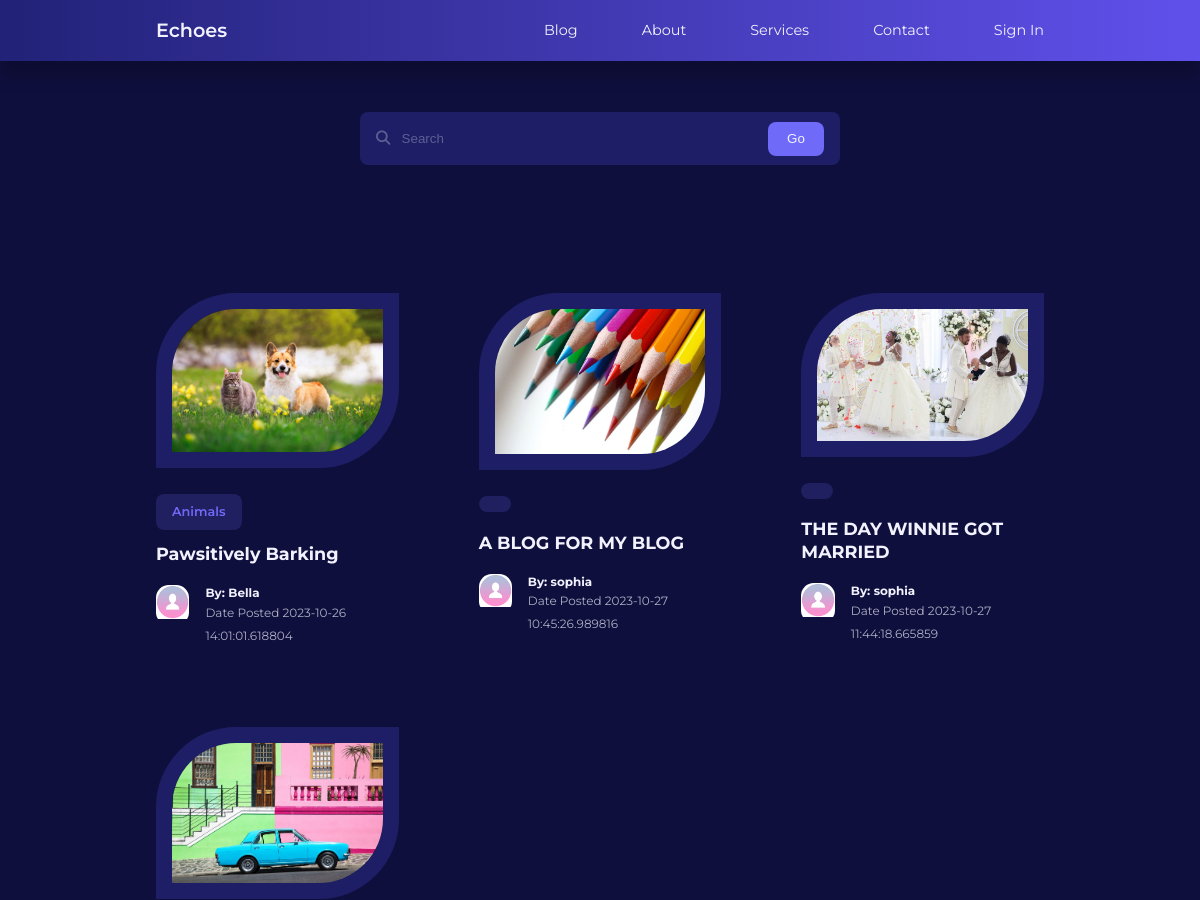
/blog (upper part), run on an earlier commit of the app's database.
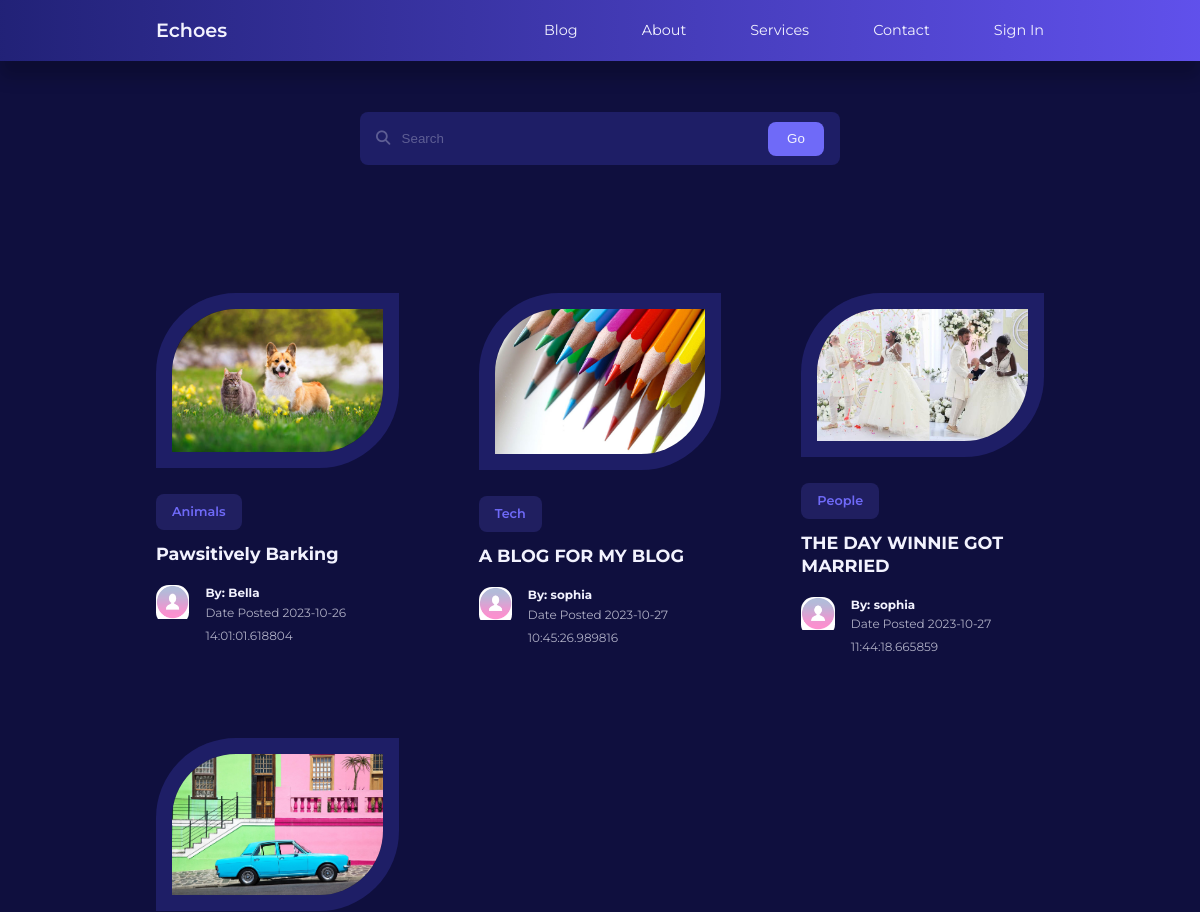
And on a later commit of the database.
### app/models.py (models this page shows, shortened)
class Post(db.Model):
    id = db.Column(db.Integer, primary_key=True)
    title = db.Column(db.String(120))
    content = db.Column(db.Text)
    image = db.Column(db.String(120), nullable=True)
    timestamp = db.Column(db.DateTime, index=True, default=datetime.utcnow)
    user_id = db.Column(db.Integer, db.ForeignKey('user.id', name='fk_user_id'))
    category_id = db.Column(db.Integer, db.ForeignKey('category.id', name='fk_category_id'))
    category = db.relationship('Category', backref=db.backref('posts', lazy=True))

class User(UserMixin, db.Model):
    id = db.Column(db.Integer, primary_key=True)
    username = db.Column(db.String(100), index=True, unique=True)
    email = db.Column(db.String(120), index=True, unique=True)
    password_hash = db.Column(db.String(128))
    role = db.Column(db.String(3))
    picture = db.Column(db.String(120), nullable=True)
    posts = db.relationship('Post', backref='author', lazy='dynamic')
    about_me = db.Column(db.String(140))
    last_seen = db.Column(db.DateTime, default=datetime.utcnow)
    followed = db.relationship(
        'User', secondary=followers,
        primaryjoin=(followers.c.follower_id == id),
        secondaryjoin=(followers.c.followed_id == id),
        backref=db.backref('followers', lazy='dynamic'), lazy='dynamic'
    )

class Category(db.Model):
    id = db.Column(db.Integer, primary_key=True)
    name = db.Column(db.String(20), unique=True, nullable=False)

### app/routes.py (the view)
@app.route('/blog')
def blog():
    title = 'Echoes'
    posts = Post.query.all()
    authors = [post.author for post in posts]
    return render_template('blog.html', title=title, posts=posts, authors=authors)

### app/routes.py (called while the page is built)
@app.before_request
def before_request():
    if current_user.is_authenticated:
        current_user.last_seen = datetime.utcnow()
        db.session.commit()

### app/templates/blog.html (shortened to what this page needs)
{% extends "base.html" %}
{% block content %}
 <section class="search__bar">
        <form class="container search__bar-container" action="">
            <div>
                <i class="fa-solid fa-magnifying-glass"></i>
                <input type="search" name="" id="" placeholder="Search">
            </div>
            <button type="submit" class="btn">Go</button>
        </form>
    </section>
 <section class="posts">
    <div class="container posts__container">
         {% for post in posts %}
        <article class="post">
            <div class="post__thumbnail">
                {% if post.image %}
                <img src="{{ url_for('static', filename='images/' + post.image) }}" alt="Post Image">
                {% else %}
                <img src="{{ url_for('static', filename='/images/blog18.jpg') }}" alt="Default Image">
                {% endif %}
            </div>
            <div class="post__info">
             <a href="{{ url_for('category', category_name=post.category.name) }}" class="category__button">{{ post.category.name}}</a>
                    <h3 class="post__title"><a href="{{ url_for('single_post', post_id=post.id) }}">{{ post.title }}</a></h3>
                    <div class="post__author">
                        <div class="post__author-avator">
                            {% set author = authors[loop.index0] %}
                            {% if current_user.is_authenticated %}
                            <img src="{{ url_for('static', filename='images/' + author.picture) }}" alt="avatar">
                            {% else %}
                            <img src="{{ url_for('static', filename='/images/default_profile_pc.png') }}" alt="Default Image">
                            {% endif %}
                        </div>
                        <div class="post__author-info">
                            <a href="{{ url_for('profile', username=post.author.username) }}">
                            <h5>By: {{post.author.username }}</h5></a>
                            <small>Date Posted {{ post.timestamp }}</small>
                        </div>
                    </div>
                </div>
        </article>
        {% endfor %}
    </div>
</section>
{%endblock %}

What changed in the data, as far as the page shows it:
changed Post "A BLOG FOR MY BLOG": category.name (not shown) → "Tech"
changed Post "THE DAY WINNIE GOT MARRIED": category.name (not shown) → "People"
